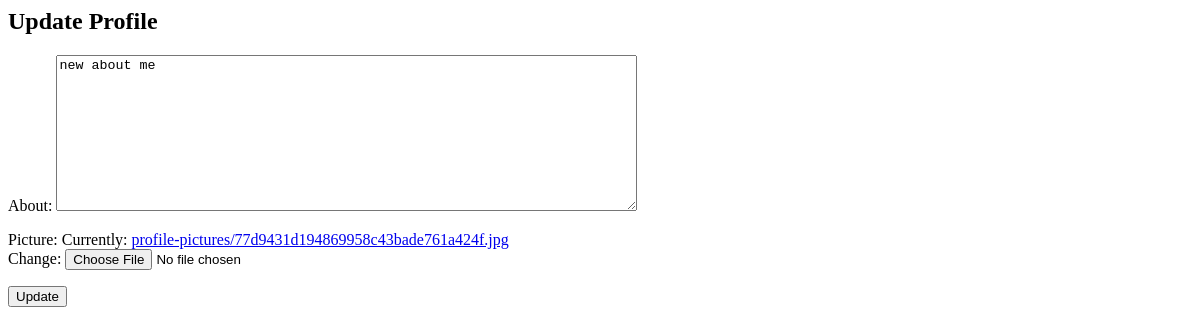
The page /update-profile/6 (signed in) on the database as committed earlier.
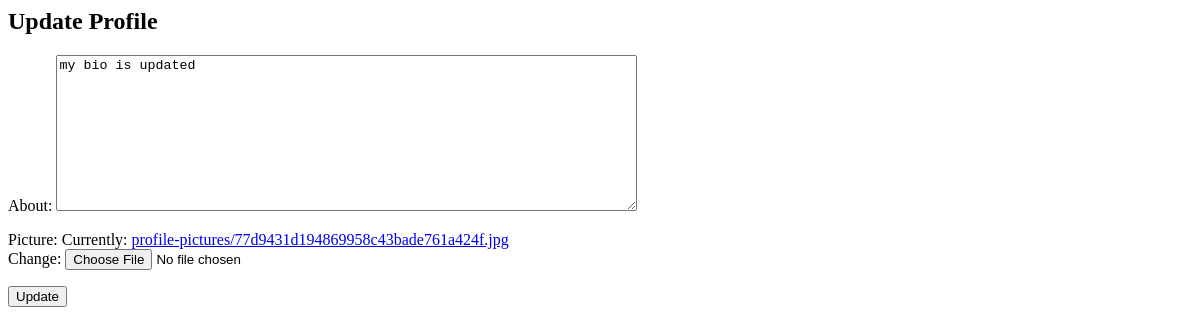
The same page on the database as committed later.
### users/models.py (models this page shows, shortened)
class Profile(models.Model):
    user = models.OneToOneField(User , on_delete=models.CASCADE , related_name='profile')
    about = models.CharField(max_length=850 , null=True , blank=True)
    picture = models.ImageField(upload_to='profile-pictures' , default ='profile-pictures/default.jpg')

### users/views.py (the view, shortened to what this page needs)
# urls.py: path('update-profile/<int:pk>' , views.UpdateProfile.as_view() , name='u-update-profile'),
class UpdateProfile(LoginRequiredMixin , UpdateView):
    model = Profile
    form_class = ProfileForm
    template_name = 'users/profile-update.html'
    def get_queryset(self):
        return super().get_queryset().filter(user=self.request.user)

### users/forms.py
class ProfileForm(forms.ModelForm):
    class Meta:
        model = Profile
        fields = ("about", "picture")
        widgets = {
            'about':forms.Textarea(attrs={'rows':10, 'cols':70})
            }

### users/templates/users/profile-update.html (shortened to what this page needs)
<html lang="en">
<head>
</head>
<body>
    <div class="add-post-container" >
        <h2>Update Profile</h2>
        <form method="POST" enctype="multipart/form-data" >
            {{ form.as_p }}
            <button type="submit" class="add-post-button">Update</button>
        </form>
    </div>
</body>
</html>

Rows that differ between the two databases and show on the page:
changed Profile: about "new about me" → "my bio is updated"
